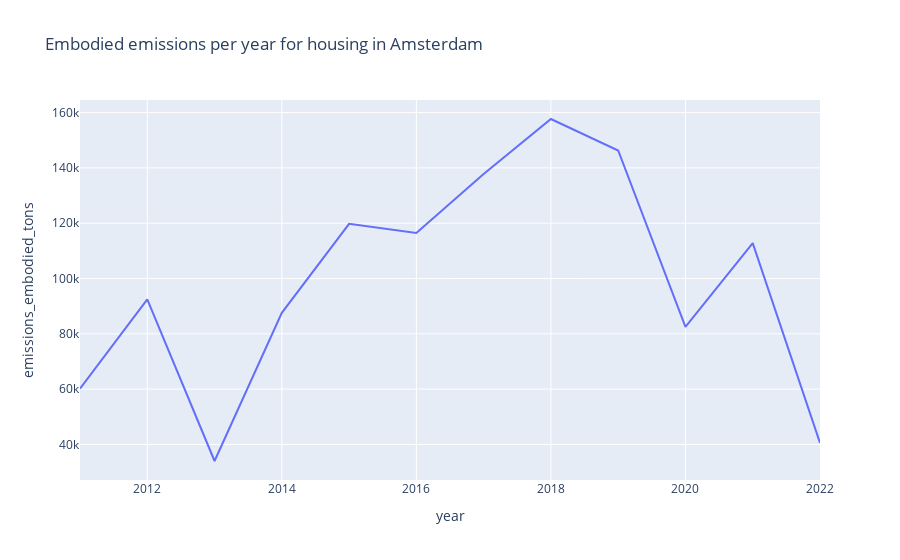
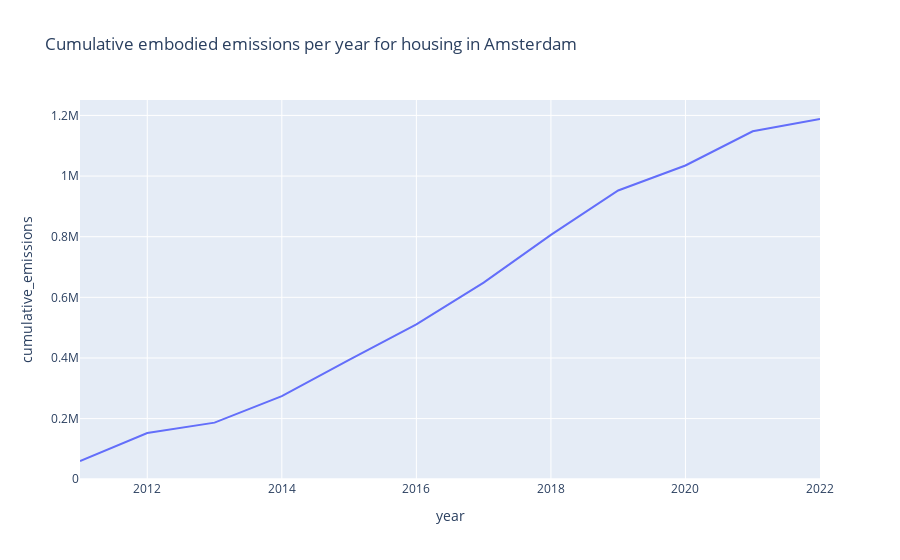

Source (notebook cell) for these figures, in order:
### Code cell
# emissions for one municipality
def get_data_for_municipality(municipality_name, engine): 
    query = f''' 
    SELECT year, SUM(emissions_embodied_tons) AS emissions_embodied_tons
    FROM emissions_embodied_housing_nl 
    WHERE year >= 2011 AND year <= 2022 AND municipality = '{municipality_name}'
    GROUP BY year
    '''
    df = pd.read_sql_query(query, engine)    
    df['cumulative_emissions'] = df['emissions_embodied_tons'].cumsum()
    
    return df 

def plot_embodiedEmissions_perYear_forMunicipality(df, municipality_name, type='cumulative'):
    if type == 'cumulative':
        title = f'Cumulative embodied emissions per year for housing in {municipality_name}'
        y = 'cumulative_emissions'
    else: 
        title = 'Embodied emissions per year for housing in ' + municipality_name
        y = 'emissions_embodied_tons'
    
    fig = px.line(df, x='year', y=y, title=title)
    fig.show()

municipality_name = 'Amsterdam'
df = get_data_for_municipality(municipality_name, engine)
plot_embodiedEmissions_perYear_forMunicipality(df, municipality_name, 'n cumulative')
plot_embodiedEmissions_perYear_forMunicipality(df, municipality_name, 'cumulative')

### Figure 1 — Plotly figure (JSON) as saved in the notebook; plotly's stock layout.template omitted (floating-point values rounded to 4 significant figures)
{"data": [{"hovertemplate": "year=%{x}<br>emissions_embodied_tons=%{y}<extra></extra>", "legendgroup": "", "line": {"color": "#636efa", "dash": "solid"}, "marker": {"symbol": "circle"}, "mode": "lines", "name": "", "orientation": "v", "showlegend": false, "type": "scatter", "x": [2011, 2012, 2013, 2014, 2015, 2016, 2017, 2018, 2019, 2020, 2021, 2022], "xaxis": "x", "y": [60200.0, 92460.0, 34010.0, 87590.0, 119800.0, 116500.0, 137800.0, 157700.0, 146300.0, 82500.0, 112800.0, 40580.0], "yaxis": "y"}], "layout": {"legend": {"tracegroupgap": 0}, "title": {"text": "Embodied emissions per year for housing in Amsterdam"}, "xaxis": {"anchor": "y", "domain": [0, 1], "title": {"text": "year"}}, "yaxis": {"anchor": "x", "domain": [0, 1], "title": {"text": "emissions_embodied_tons"}}}}

### Figure 2 — Plotly figure (JSON) as saved in the notebook; plotly's stock layout.template omitted (floating-point values rounded to 4 significant figures)
{"data": [{"hovertemplate": "year=%{x}<br>cumulative_emissions=%{y}<extra></extra>", "legendgroup": "", "line": {"color": "#636efa", "dash": "solid"}, "marker": {"symbol": "circle"}, "mode": "lines", "name": "", "orientation": "v", "showlegend": false, "type": "scatter", "x": [2011, 2012, 2013, 2014, 2015, 2016, 2017, 2018, 2019, 2020, 2021, 2022], "xaxis": "x", "y": [60200.0, 152700.0, 186700.0, 274300.0, 394000.0, 510500.0, 648300.0, 806000.0, 952300.0, 1035000.0, 1148000.0, 1188000.0], "yaxis": "y"}], "layout": {"legend": {"tracegroupgap": 0}, "title": {"text": "Cumulative embodied emissions per year for housing in Amsterdam"}, "xaxis": {"anchor": "y", "domain": [0, 1], "title": {"text": "year"}}, "yaxis": {"anchor": "x", "domain": [0, 1], "title": {"text": "cumulative_emissions"}}}}
